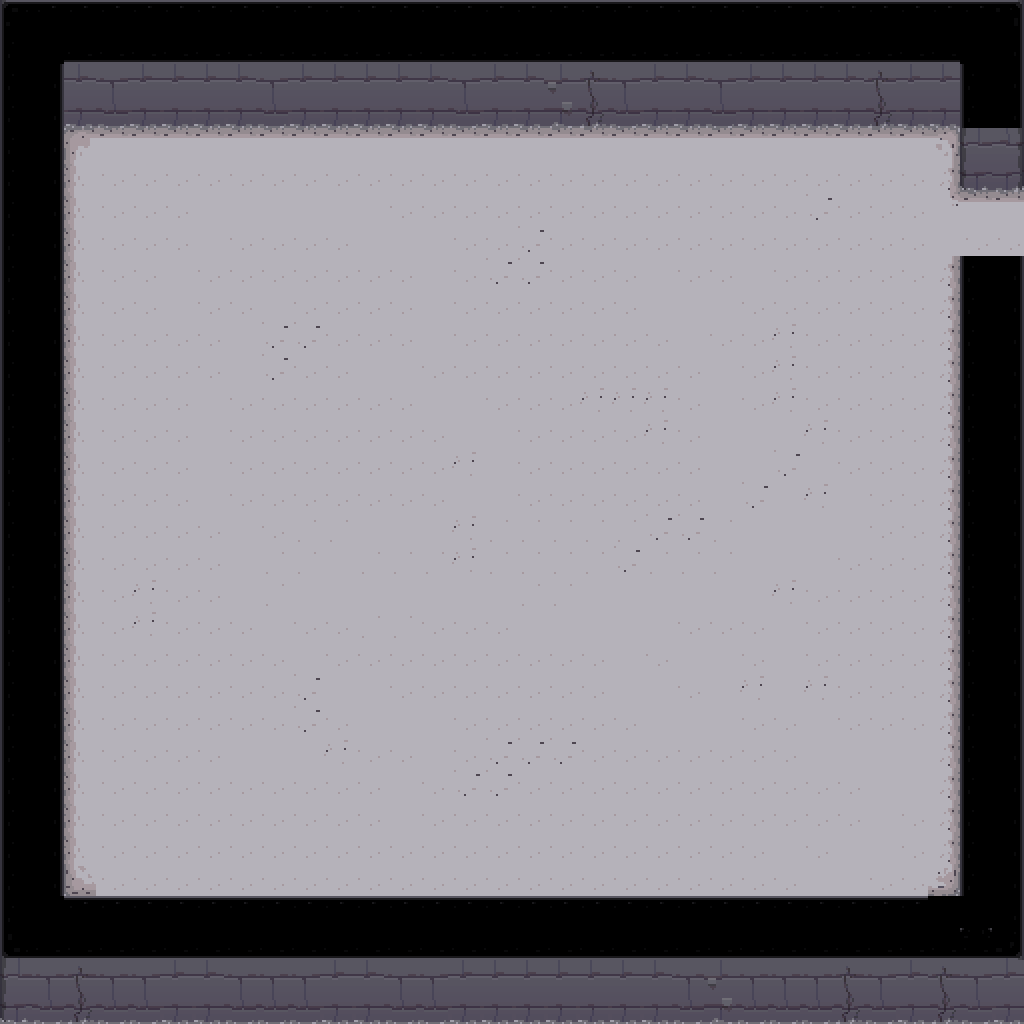

This is a level from a 2D game, rendered from its Tiled map with the project's own tilesets. A one-line summary and the map file follow, with tile-layer data summarised:
An orthogonal 32x32 tile map with 32x32 px tiles, 4 tile layers (ground, walls, objects, tops) and 10 objects.

<map version="1.0" orientation="orthogonal" renderorder="right-down" width="32" height="32" tilewidth="32" tileheight="32" nextobjectid="67">
 <tileset firstgid="1" name="dungeon tileset calciumtrice" tilewidth="32" tileheight="32">
  <image source="../textures/spritesheets/dungeon tileset calciumtrice.png" width="960" height="808" />
 </tileset>
 <layer name="ground" width="32" height="32">
  <data>[1024 cells, 1024 non-empty, 17 distinct tile ids]</data>
 </layer>
 <layer name="walls" width="32" height="32">
  <data>[1024 cells, 126 non-empty, 12 distinct tile ids]</data>
 </layer>
 <layer name="objects" width="32" height="32">
  <data>[1024 cells, 0 non-empty, 0 distinct tile ids]</data>
 </layer>
 <layer name="tops" width="32" height="32">
  <data>[1024 cells, 224 non-empty, 10 distinct tile ids]</data>
 </layer>
 <objectgroup name="ColliderWalls">
  <object id="57" x="0" y="0" width="64" height="1024" />
  <object id="58" x="0" y="896" width="1024" height="128" />
  <object id="59" x="960" y="256" width="64" height="768" />
  <object id="60" x="0" y="0" width="1024" height="128" />
  <object id="61" x="960" y="0" width="64" height="192" />
 </objectgroup>
 <objectgroup name="GameMasterColliderWalls">
  <object id="62" x="0" y="0" width="64" height="1024" />
  <object id="63" x="0" y="896" width="1024" height="128" />
  <object id="64" x="960" y="256" width="64" height="768" />
  <object id="65" x="0" y="0" width="1024" height="128" />
  <object id="66" x="960" y="0" width="64" height="192" />
 </objectgroup>
</map>
